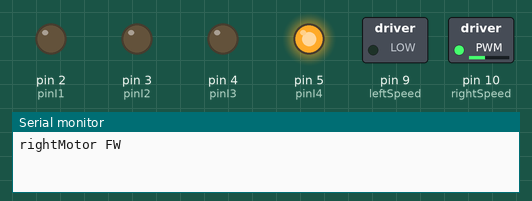
Recording of a sketch running on a simulated Arduino Uno, built with avr-gcc and run on an emulated ATmega328P. Parts: switched loads named in the sketch (green lamp = pin HIGH), output pins drawn as LEDs (lit = HIGH), the last lines printed to the serial monitor.

Above: at 0.05 s.
At 3.95 s:
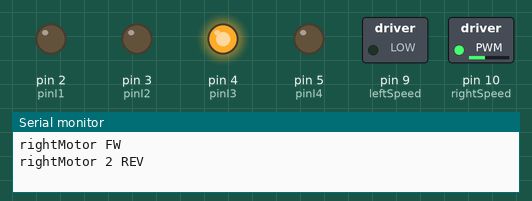
At 5.95 s:
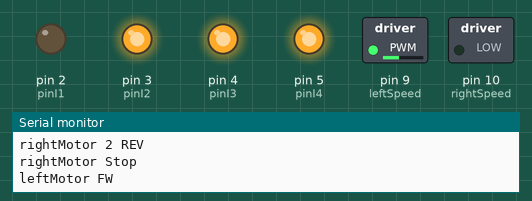
At 7.95 s:
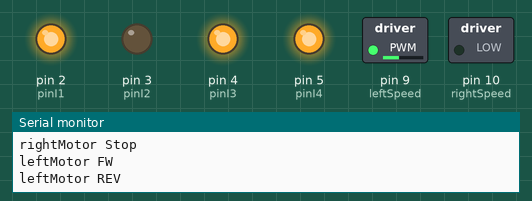
Timing chart, 0 to 10.4 s (numbered marks = the images above):
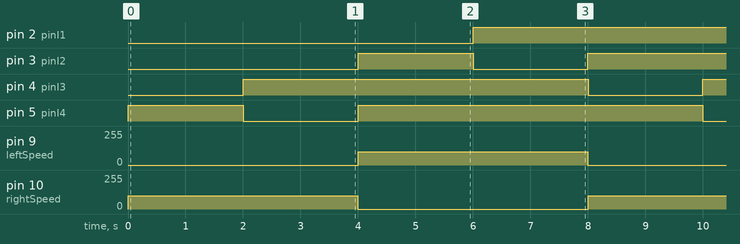

The sketch:

ArduinoTestCar.ino
```cpp
int pinI1 = 2; //define IN1
int pinI2 = 3; //define IN2
int leftSpeed = 9; //define EA(PWM)

int pinI3 = 4; //define IN3
int pinI4 = 5; //define IN4
int rightSpeed = 10; //define EB(PWM)


void setup() {  // Setup runs once per reset
  // initialize serial communication @ 9600 baud:
  Serial.begin(9600);

  pinMode(pinI1, OUTPUT);
  pinMode(pinI2, OUTPUT);
  pinMode(leftSpeed, OUTPUT);

  pinMode(pinI3, OUTPUT);
  pinMode(pinI4, OUTPUT);
  pinMode(rightSpeed, OUTPUT);
}

void leftMotorForward(int speed)
{

  digitalWrite(pinI1, LOW);
  digitalWrite(pinI2, HIGH);
   analogWrite(leftSpeed, speed);
  Serial.println("leftMotor FW");
}

void leftMotorBackward(int speed)
{
  digitalWrite(pinI1, HIGH);
  digitalWrite(pinI2, LOW);
  analogWrite(leftSpeed, speed);

  Serial.println("leftMotor REV");
}

void rightMotorForward(int speed)
{

  digitalWrite(pinI3, LOW);
  digitalWrite(pinI4, HIGH);
   analogWrite(rightSpeed, speed);
  Serial.println("rightMotor FW");
}

void rightMotorBackward(int speed)
{
  analogWrite(rightSpeed, speed);
  digitalWrite(pinI3, HIGH);
  digitalWrite(pinI4, LOW);
  Serial.println("rightMotor 2 REV");
}

void leftMotorStop()
{
  analogWrite(leftSpeed, 0);
  digitalWrite(pinI1, HIGH);
  digitalWrite(pinI2, HIGH);
  Serial.println("leftMotor Stop");
}

void rightMotorStop()
{
  analogWrite(rightSpeed, 0);
  digitalWrite(pinI4, HIGH);
  digitalWrite(pinI3, HIGH);
  Serial.println("rightMotor Stop");
}


void stop()
{
  leftMotorStop();
  rightMotorStop();
}

void loop() {

  //stop();
  //delay(1000);
  rightMotorForward(100);

  delay(2000);
  //stop();
  rightMotorBackward(100);
  delay(2000);
  rightMotorStop();
  leftMotorForward(100);
  delay(2000);
  leftMotorBackward(100);
  delay(2000);
  leftMotorStop();

}
```

Measured:
- by itself, pin 2 (pinI1), pin 4 (pinI3): alternates HIGH for 6.0 s and LOW for 2.0 s
- by itself, pin 3 (pinI2), pin 5 (pinI4): repeats every 8.0 s: LOW 2.0 s, HIGH 6.0 s
- by itself, pin 9 (leftSpeed), pin 10 (rightSpeed): alternates 100/255 for 4.0 s and 0/255 for 4.0 s
